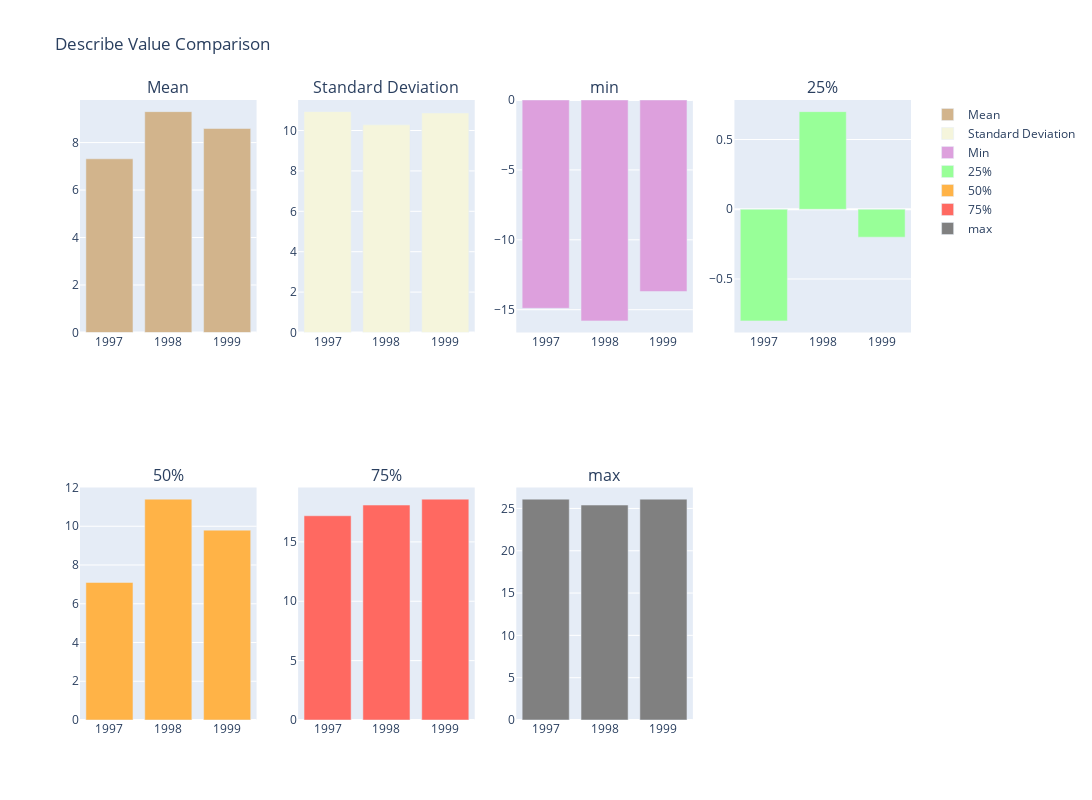

The cell this chart's notebook holds for it:
### Markdown cell above
<h2>이상기후(97, 98, 99년도 확인)</h2>

### Code cell
# 97, 98, 99년에 평균온도가 튄것을 볼 수 있었다
# 추세선을 보니 꾸준히 온도가 오른것 또한 확인가능
from plotly.subplots import make_subplots

weather_1997 = weather_Data[weather_Data['year'] == 1997]
weather_1998 = weather_Data[weather_Data['year'] == 1998]
weather_1999 = weather_Data[weather_Data['year'] == 1999]

# tempmin 값이 튀었으니 상대적으로 더운 날이 많았다.
t1 = weather_1997['tempmin'].describe()
t2 = weather_1998['tempmin'].describe()
t3 = weather_1999['tempmin'].describe()

t1 = list(t1)
t2 = list(t2)
t3 = list(t3)

fig = go.Figure()

fig = make_subplots(rows=2, cols=4, subplot_titles=("Mean", "Standard Deviation", "min", "25%", "50%", "75%", "max"))

# 첫 번째 subplot (Mean 값)
fig.add_trace(go.Bar(
    x=['1997', '1998', '1999'], y=[t1[1], t2[1], t3[1]],  # 'mean' 값만 사용
    name='Mean',
    marker_color='#D2B48C'
), row=1, col=1)  

fig.add_trace(go.Bar(
    x=['1997', '1998', '1999'], y=[t1[2], t2[2], t3[2]],  # 'std' 값만 사용
    name='Standard Deviation',
    marker_color='#F5F5DC'
), row=1, col=2)

fig.add_trace(go.Bar(
    x=['1997', '1998', '1999'], y=[t1[3], t2[3], t3[3]],  
    name='Min',
    marker_color='#DDA0DD'
), row=1, col=3) 

fig.add_trace(go.Bar(
    x=['1997', '1998', '1999'], y=[t1[4], t2[4], t3[4]],  
    name='25%',
    marker_color='#98FF98'
), row=1, col=4) 

fig.add_trace(go.Bar(
    x=['1997', '1998', '1999'], y=[t1[5], t2[5], t3[5]],  
    name='50%',
    marker_color='#FFB347'
), row=2, col=1) 

fig.add_trace(go.Bar(
    x=['1997', '1998', '1999'], y=[t1[6], t2[6], t3[6]],  
    name='75%',
    marker_color='#FF6961'
), row=2, col=2) 

fig.add_trace(go.Bar(
    x=['1997', '1998', '1999'], y=[t1[7], t2[7], t3[7]],  
    name='max',
    marker_color='grey'
), row=2, col=3) 

# 그래프 레이아웃 설정
fig.update_layout(
    title_text="Describe Value Comparison",
    height=800,
    width=1500
)


fig.show()

### Figure 1 — Plotly figure (JSON) as saved in the notebook; plotly's stock layout.template omitted (floating-point values rounded to 4 significant figures)
{"data": [{"marker": {"color": "#D2B48C"}, "name": "Mean", "type": "bar", "x": ["1997", "1998", "1999"], "xaxis": "x", "y": [7.317, 9.303, 8.593], "yaxis": "y"}, {"marker": {"color": "#F5F5DC"}, "name": "Standard Deviation", "type": "bar", "x": ["1997", "1998", "1999"], "xaxis": "x2", "y": [10.93, 10.28, 10.87], "yaxis": "y2"}, {"marker": {"color": "#DDA0DD"}, "name": "Min", "type": "bar", "x": ["1997", "1998", "1999"], "xaxis": "x3", "y": [-14.9, -15.8, -13.7], "yaxis": "y3"}, {"marker": {"color": "#98FF98"}, "name": "25%", "type": "bar", "x": ["1997", "1998", "1999"], "xaxis": "x4", "y": [-0.8, 0.7, -0.2], "yaxis": "y4"}, {"marker": {"color": "#FFB347"}, "name": "50%", "type": "bar", "x": ["1997", "1998", "1999"], "xaxis": "x5", "y": [7.1, 11.4, 9.8], "yaxis": "y5"}, {"marker": {"color": "#FF6961"}, "name": "75%", "type": "bar", "x": ["1997", "1998", "1999"], "xaxis": "x6", "y": [17.2, 18.1, 18.6], "yaxis": "y6"}, {"marker": {"color": "grey"}, "name": "max", "type": "bar", "x": ["1997", "1998", "1999"], "xaxis": "x7", "y": [26.1, 25.4, 26.1], "yaxis": "y7"}], "layout": {"annotations": [{"font": {"size": 16}, "showarrow": false, "text": "Mean", "x": 0.1062, "xanchor": "center", "xref": "paper", "y": 1, "yanchor": "bottom", "yref": "paper"}, {"font": {"size": 16}, "showarrow": false, "text": "Standard Deviation", "x": 0.3688, "xanchor": "center", "xref": "paper", "y": 1, "yanchor": "bottom", "yref": "paper"}, {"font": {"size": 16}, "showarrow": false, "text": "min", "x": 0.6313, "xanchor": "center", "xref": "paper", "y": 1, "yanchor": "bottom", "yref": "paper"}, {"font": {"size": 16}, "showarrow": false, "text": "25%", "x": 0.8938, "xanchor": "center", "xref": "paper", "y": 1, "yanchor": "bottom", "yref": "paper"}, {"font": {"size": 16}, "showarrow": false, "text": "50%", "x": 0.1062, "xanchor": "center", "xref": "paper", "y": 0.375, "yanchor": "bottom", "yref": "paper"}, {"font": {"size": 16}, "showarrow": false, "text": "75%", "x": 0.3688, "xanchor": "center", "xref": "paper", "y": 0.375, "yanchor": "bottom", "yref": "paper"}, {"font": {"size": 16}, "showarrow": false, "text": "max", "x": 0.6313, "xanchor": "center", "xref": "paper", "y": 0.375, "yanchor": "bottom", "yref": "paper"}], "height": 800, "title": {"text": "Describe Value Comparison"}, "width": 1500, "xaxis": {"anchor": "y", "domain": [0, 0.2125]}, "xaxis2": {"anchor": "y2", "domain": [0.2625, 0.475]}, "xaxis3": {"anchor": "y3", "domain": [0.525, 0.7375]}, "xaxis4": {"anchor": "y4", "domain": [0.7875, 1]}, "xaxis5": {"anchor": "y5", "domain": [0, 0.2125]}, "xaxis6": {"anchor": "y6", "domain": [0.2625, 0.475]}, "xaxis7": {"anchor": "y7", "domain": [0.525, 0.7375]}, "xaxis8": {"anchor": "y8", "domain": [0.7875, 1]}, "yaxis": {"anchor": "x", "domain": [0.625, 1]}, "yaxis2": {"anchor": "x2", "domain": [0.625, 1]}, "yaxis3": {"anchor": "x3", "domain": [0.625, 1]}, "yaxis4": {"anchor": "x4", "domain": [0.625, 1]}, "yaxis5": {"anchor": "x5", "domain": [0, 0.375]}, "yaxis6": {"anchor": "x6", "domain": [0, 0.375]}, "yaxis7": {"anchor": "x7", "domain": [0, 0.375]}, "yaxis8": {"anchor": "x8", "domain": [0, 0.375]}}}
